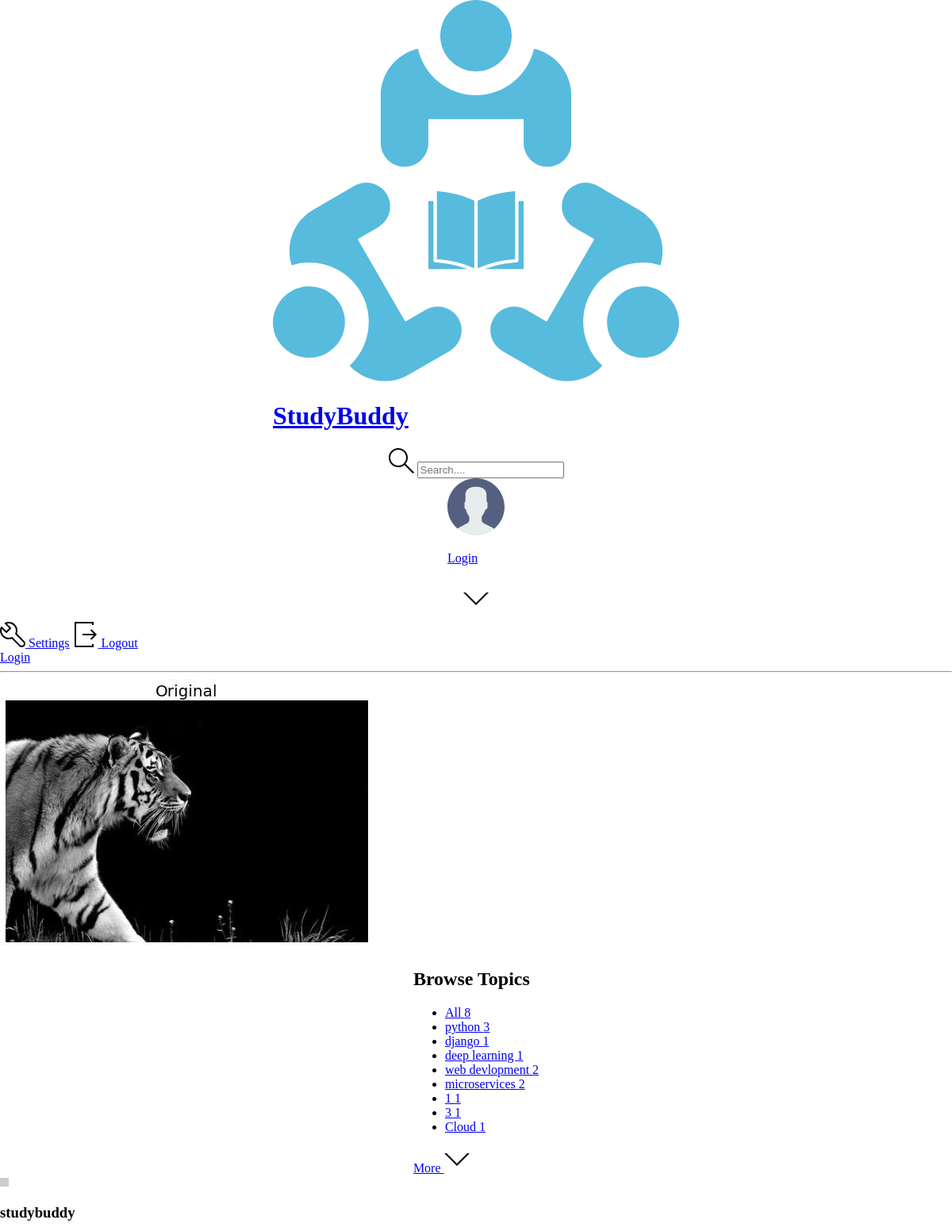
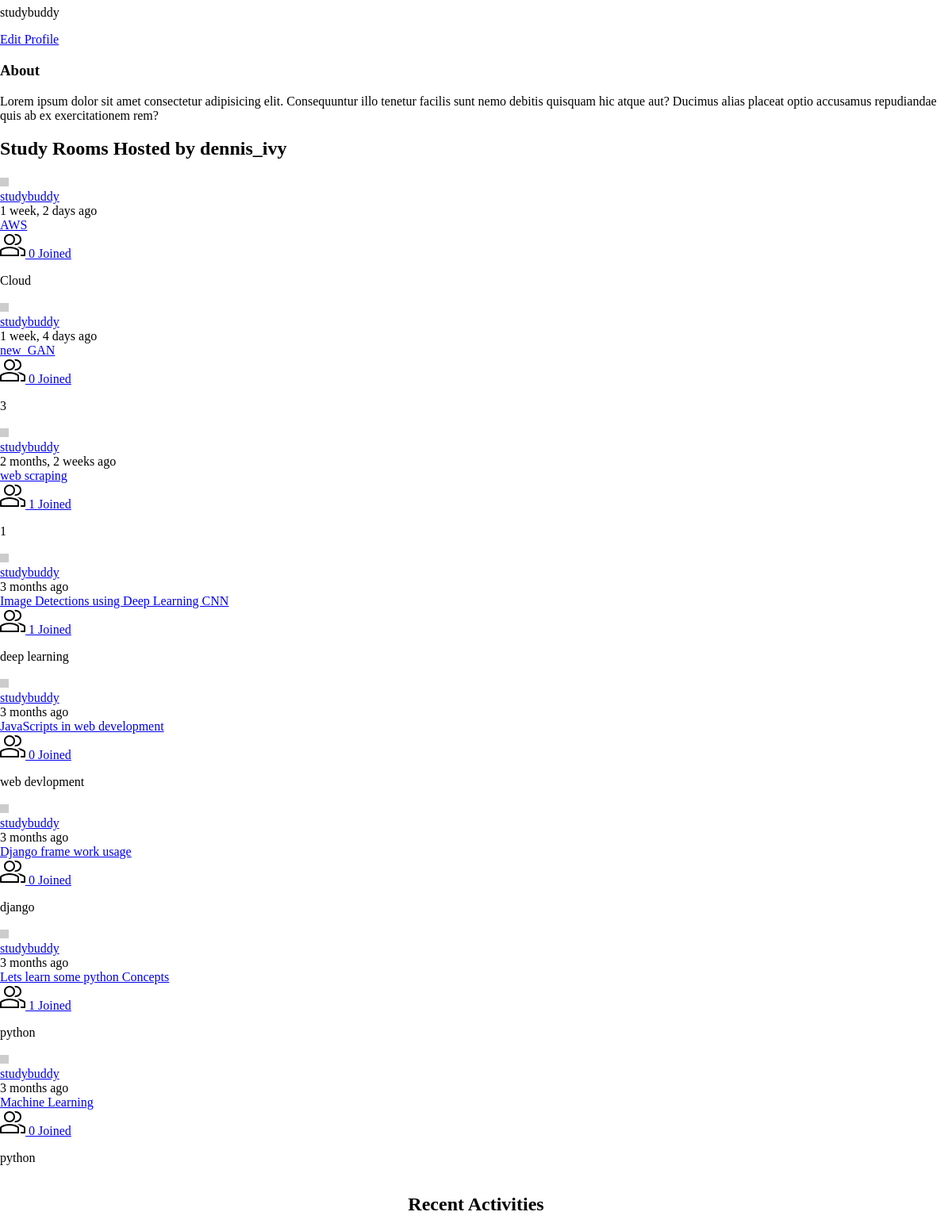
Page /profile/1/ on the committed database (2 pictures, top to bottom).
### base/models.py (models this page shows, shortened)
class Topic(models.Model):
    name=models.CharField(max_length=200)

class Room(models.Model):
    host=models.ForeignKey(User,on_delete=models.SET_NULL,null=True)
    topic=models.ForeignKey(Topic,on_delete=models.SET_NULL,null=True)
    name = models.CharField(max_length=200)
    description = models.TextField(null=True,blank=True)
    participants = models.ManyToManyField(User,related_name='participants',blank=True)
    updated = models.DateTimeField(auto_now=True)
    created = models.DateTimeField(auto_now_add=True)
    class Meta:
        ordering=['-updated','-created']

### base/views.py (the view)
# urls.py: path('profile/<str:pk>/',views.userProfile,name='user-profile'),
def userProfile(request,pk):
    user=User.objects.get(id=pk)
    rooms=user.room_set.all()
    room_message=user.message_set.all()
    topics=Topic.objects.all()
    context={'user':user,'rooms':rooms,'room_message':room_message,'topics':topics}
    return render(request,'profile.html',context)

### templates/profile.html
{% extends 'main.html' %}
{% block content %}
<body>
  <main class="profile-page layout layout--3">
    <div class="container">
    {% include 'topics_component.html' %}
      <div class="roomList">
        <div class="profile">
          <div class="profile__avatar">
            <div class="avatar avatar--large active">
              <img src="https://randomuser.me/api/portraits/men/11.jpg" />
            </div>
          </div>
          <div class="profile__info">
            <h3>{{user.username}}</h3>
            <p>{{user.username}}</p>
            <a href="edit-user.html" class="btn btn--main btn--pill">Edit Profile</a>
          </div>
          <div class="profile__about">
            <h3>About</h3>
            <p>
              Lorem ipsum dolor sit amet consectetur adipisicing elit. Consequuntur illo tenetur
              facilis sunt nemo debitis quisquam hic atque aut? Ducimus alias placeat optio
              accusamus repudiandae quis ab ex exercitationem rem?
            </p>
          </div>
        </div>
        <div class="roomList__header">
          <div>
            <h2>Study Rooms Hosted by dennis_ivy</a>
            </h2>
          </div>
        </div>
        {% include 'feed_component.html' %}
      </div>
    {% include 'activity_component.html' %}
    </div>
  </main>
{% endblock content %}

### templates/topics_component.html
<div class="topics">
    <div class="topics__header">
      <h2>Browse Topics</h2>
    </div>
    <ul class="topics__list">
      <li>
        <a href="{% url 'home' %}" class="active">All <span>{{topics.count}}</span></a>
      </li>
      {% for topic in topics %}
      <li>
        <a href="{% url 'home'%}?q={{topic.name}}">{{topic.name}} <span>{{topic.room_set.all.count}}</span></a>
      </li>
      {% endfor %}
    </ul>
    <a class="btn btn--link" href="{% url 'topics' %}">
      More
      <svg version="1.1" xmlns="http://www.w3.org/2000/svg" width="32" height="32" viewBox="0 0 32 32">
        <title>chevron-down</title>
        <path d="M16 21l-13-13h-3l16 16 16-16h-3l-13 13z"></path>
      </svg>
    </a>
  </div>

### templates/feed_component.html (shortened to what this page needs)
{% for room in rooms %}
<div class="roomListRoom">
    <div class="roomListRoom__header">
      <a href="{% url 'user-profile' room.host.id %}" class="roomListRoom__author">
        <div class="avatar avatar--small">
          <img src="https://randomuser.me/api/portraits/women/11.jpg" />
        </div>
        <span>{{room.host.username}}</span>
      </a>
      <div class="roomListRoom__actions">
        <span>{{room.created|timesince}} ago</span>
      </div>
    </div>
    <div class="roomListRoom__content">
      <a href="{% url 'room' room.id %}">{{room.name}}</a>
    </div>
    <div class="roomListRoom__meta">
      <a href="{% url 'room' room.id %}" class="roomListRoom__joined">
        {{room.participants.all.count}} Joined
      </a>
      <p class="roomListRoom__topic">{{room.topic.name}}</p>
    </div>
  </div>
  {% endfor %}

### static/styles/main.css (style rules this page uses)
html, body { margin: 0; padding: 0; height: 100%; width: 100%; }
.container { display: flex; width: 100%; height: 100%; background: var(--color-secondary); flex-direction: column; justify-content: center; align-items: center; }

### rows in the picture
Topic: name "python", room_set.all.count "3"
Topic: name "django", room_set.all.count "1"
Topic: name "deep learning", room_set.all.count "1"
Topic: name "web devlopment", room_set.all.count "2"
Topic: name "microservices", room_set.all.count "2"
Topic: name "1", room_set.all.count "1"
Topic: name "3", room_set.all.count "1"
Topic: name "Cloud", room_set.all.count "1"
Room: host.username "studybuddy", created "1 week, 2 days", name "AWS", participants.all.count "0", topic.name "Cloud"
Room: host.username "studybuddy", created "1 week, 4 days", name "new_GAN", participants.all.count "0", topic.name "3"
Room: host.username "studybuddy", created "2 months, 2 weeks", name "web scraping", participants.all.count "1", topic.name "1"
Room: host.username "studybuddy", created "3 months", name "Image Detections using Deep Learning CNN", participants.all.count "1", topic.name "deep learning"
Room: host.username "studybuddy", created "3 months", name "JavaScripts in web development", participants.all.count "0", topic.name "web devlopment"
Room: host.username "studybuddy", created "3 months", name "Django frame work usage", participants.all.count "0", topic.name "django"
Room: host.username "studybuddy", created "3 months", name "Lets learn some python Concepts", participants.all.count "1", topic.name "python"
Room: host.username "studybuddy", created "3 months", name "Machine Learning", participants.all.count "0", topic.name "python"

### other values in the picture
{{ topics.count }} "8"
{{ user.username }} "studybuddy"
